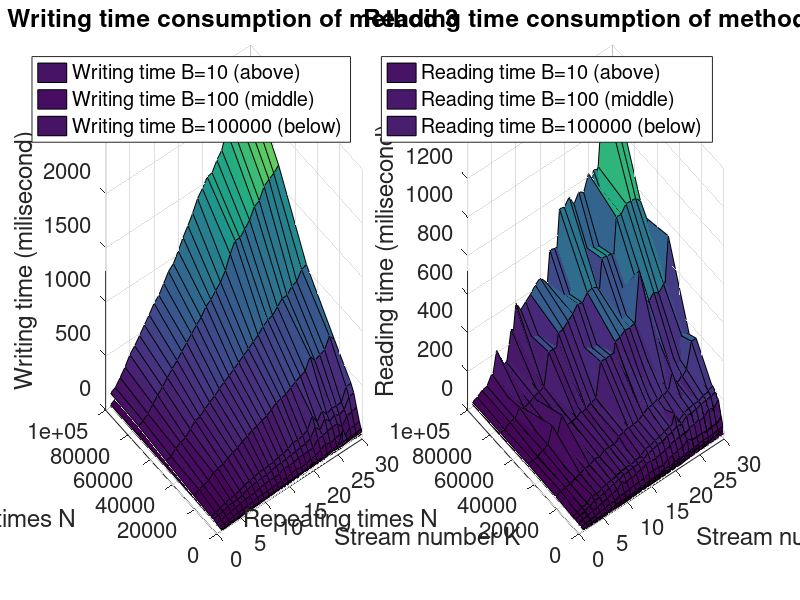

MATLAB code for this plot:
load('30times1.mat');
fixedArray=doubleArray;
testinglength=[100,500,1000,2500,5000,7500,10000,25000,50000,75000,100000];
selectIDB=[1,2,3];

rearrangedResult=zeros(30,length(testinglength),2);
for idb=1:3
counter=1;
for idStream=1:30
    for idN=1:length(testinglength)
        rearrangedResult(idStream,idN,2*(idb-1)+1)=fixedArray(4*(selectIDB(idb)-1)+1,counter);
        rearrangedResult(idStream,idN,2*(idb-1)+2)=fixedArray(4*(selectIDB(idb)-1)+3,counter);
        counter=counter+1;
    end
    
end
end

writingTimes1=rearrangedResult(:,:,1);
readingTimes1=rearrangedResult(:,:,2);
writingTimes2=rearrangedResult(:,:,3);
readingTimes2=rearrangedResult(:,:,4);
writingTimes3=rearrangedResult(:,:,5);
readingTimes3=rearrangedResult(:,:,6);
[Xg,Yg]=meshgrid(1:30,testinglength);

subplot(1,2,1);
surf(Xg,Yg,writingTimes1');
hold on
surf(Xg,Yg,writingTimes2');
surf(Xg,Yg,writingTimes3');
%caxis([10 200])

xlabel('Stream number K'),ylabel('Repeating times N'),zlabel('Writing time (milisecond)');
legend("Writing time B=10 (above)","Writing time B=100 (middle)","Writing time B=100000 (below)")
title("Writing time consumption of method 3")
set(gca,'FontSize',16);

subplot(1,2,2);
surf(Xg,Yg,readingTimes1');
hold on
surf(Xg,Yg,readingTimes2');
surf(Xg,Yg,readingTimes3');
%caxis([10 200])

xlabel('Stream number K'),ylabel('Repeating times N'),zlabel('Reading time (milisecond)');
legend("Reading time B=10 (above)","Reading time B=100 (middle)","Reading time B=100000 (below)")
title("Reading time consumption of method 3")
set(gca,'FontSize',16);
